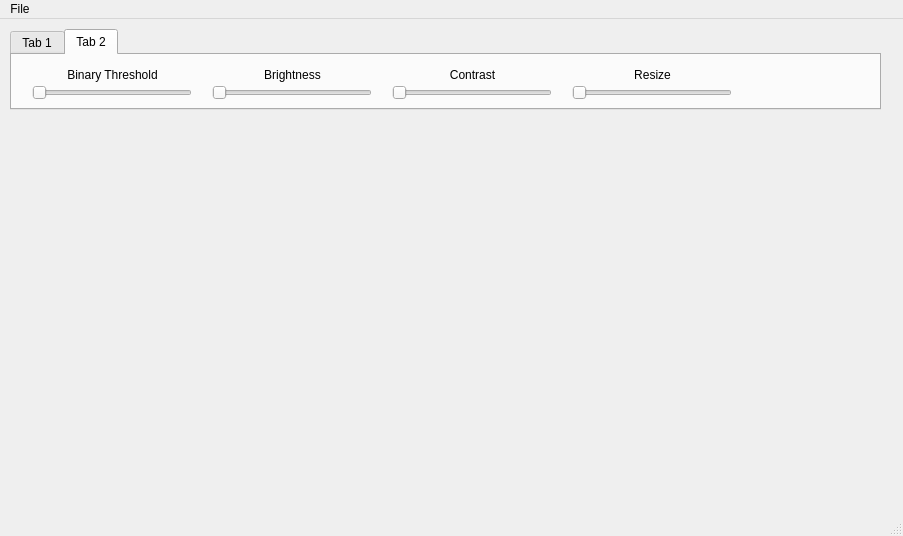
<?xml version="1.0" encoding="UTF-8"?>
<ui version="4.0">
 <class>MainWindow</class>
 <widget class="QMainWindow" name="MainWindow">
  <property name="geometry">
   <rect>
    <x>0</x>
    <y>0</y>
    <width>903</width>
    <height>536</height>
   </rect>
  </property>
  <property name="windowTitle">
   <string>MainWindow</string>
  </property>
  <widget class="QWidget" name="centralwidget">
   <widget class="QTabWidget" name="tabWidget">
    <property name="geometry">
     <rect>
      <x>10</x>
      <y>10</y>
      <width>871</width>
      <height>81</height>
     </rect>
    </property>
    <property name="currentIndex">
     <number>1</number>
    </property>
    <widget class="QWidget" name="tab">
     <attribute name="title">
      <string>Tab 1</string>
     </attribute>
     <widget class="QPushButton" name="graybBn">
      <property name="geometry">
       <rect>
        <x>130</x>
        <y>10</y>
        <width>101</width>
        <height>25</height>
       </rect>
      </property>
      <property name="text">
       <string>B. Grayscale</string>
      </property>
     </widget>
     <widget class="QPushButton" name="grayaBn">
      <property name="geometry">
       <rect>
        <x>10</x>
        <y>10</y>
        <width>101</width>
        <height>25</height>
       </rect>
      </property>
      <property name="text">
       <string>A. Grayscale</string>
      </property>
     </widget>
     <widget class="QPushButton" name="subBn">
      <property name="geometry">
       <rect>
        <x>250</x>
        <y>10</y>
        <width>101</width>
        <height>25</height>
       </rect>
      </property>
      <property name="text">
       <string>Substraction</string>
      </property>
     </widget>
    </widget>
    <widget class="QWidget" name="tab_2">
     <attribute name="title">
      <string>Tab 2</string>
     </attribute>
     <widget class="QSlider" name="bSlider">
      <property name="geometry">
       <rect>
        <x>20</x>
        <y>30</y>
        <width>160</width>
        <height>16</height>
       </rect>
      </property>
      <property name="orientation">
       <enum>Qt::Horizontal</enum>
      </property>
     </widget>
     <widget class="QSlider" name="briSlider">
      <property name="geometry">
       <rect>
        <x>200</x>
        <y>30</y>
        <width>160</width>
        <height>16</height>
       </rect>
      </property>
      <property name="orientation">
       <enum>Qt::Horizontal</enum>
      </property>
     </widget>
     <widget class="QSlider" name="conSlider">
      <property name="geometry">
       <rect>
        <x>380</x>
        <y>30</y>
        <width>160</width>
        <height>16</height>
       </rect>
      </property>
      <property name="orientation">
       <enum>Qt::Horizontal</enum>
      </property>
     </widget>
     <widget class="QLabel" name="label">
      <property name="geometry">
       <rect>
        <x>40</x>
        <y>10</y>
        <width>121</width>
        <height>20</height>
       </rect>
      </property>
      <property name="text">
       <string>Binary Threshold</string>
      </property>
      <property name="alignment">
       <set>Qt::AlignCenter</set>
      </property>
     </widget>
     <widget class="QLabel" name="label_2">
      <property name="geometry">
       <rect>
        <x>220</x>
        <y>10</y>
        <width>121</width>
        <height>20</height>
       </rect>
      </property>
      <property name="text">
       <string>Brightness</string>
      </property>
      <property name="alignment">
       <set>Qt::AlignCenter</set>
      </property>
     </widget>
     <widget class="QLabel" name="label_3">
      <property name="geometry">
       <rect>
        <x>400</x>
        <y>10</y>
        <width>121</width>
        <height>20</height>
       </rect>
      </property>
      <property name="text">
       <string>Contrast</string>
      </property>
      <property name="alignment">
       <set>Qt::AlignCenter</set>
      </property>
     </widget>
     <widget class="QSlider" name="reSlider">
      <property name="geometry">
       <rect>
        <x>560</x>
        <y>30</y>
        <width>160</width>
        <height>16</height>
       </rect>
      </property>
      <property name="orientation">
       <enum>Qt::Horizontal</enum>
      </property>
     </widget>
     <widget class="QLabel" name="label_4">
      <property name="geometry">
       <rect>
        <x>580</x>
        <y>10</y>
        <width>121</width>
        <height>20</height>
       </rect>
      </property>
      <property name="text">
       <string>Resize</string>
      </property>
      <property name="alignment">
       <set>Qt::AlignCenter</set>
      </property>
     </widget>
    </widget>
   </widget>
   <widget class="QWidget" name="layoutWidget">
    <property name="geometry">
     <rect>
      <x>430</x>
      <y>110</y>
      <width>389</width>
      <height>369</height>
     </rect>
    </property>
    <layout class="QGridLayout" name="grid1"/>
   </widget>
   <widget class="QLabel" name="imgLb">
    <property name="geometry">
     <rect>
      <x>30</x>
      <y>110</y>
      <width>371</width>
      <height>371</height>
     </rect>
    </property>
    <property name="text">
     <string/>
    </property>
    <property name="alignment">
     <set>Qt::AlignCenter</set>
    </property>
   </widget>
  </widget>
  <widget class="QMenuBar" name="menubar">
   <property name="geometry">
    <rect>
     <x>0</x>
     <y>0</y>
     <width>903</width>
     <height>22</height>
    </rect>
   </property>
   <widget class="QMenu" name="menuFile">
    <property name="title">
     <string>File</string>
    </property>
    <addaction name="actionOpen_File"/>
   </widget>
   <addaction name="menuFile"/>
  </widget>
  <widget class="QStatusBar" name="statusbar"/>
  <action name="actionOpen_File">
   <property name="text">
    <string>Open File</string>
   </property>
  </action>
 </widget>
 <resources/>
 <connections/>
</ui>
